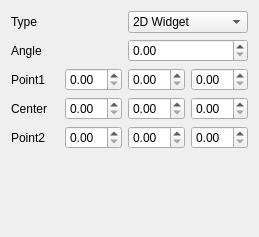
<?xml version="1.0" encoding="UTF-8"?>
<ui version="4.0">
 <class>AngleWidgetConfig</class>
 <widget class="QWidget" name="AngleWidgetConfig">
  <property name="geometry">
   <rect>
    <x>0</x>
    <y>0</y>
    <width>259</width>
    <height>237</height>
   </rect>
  </property>
  <property name="windowTitle">
   <string>Form</string>
  </property>
  <layout class="QGridLayout" name="gridLayout_2">
   <item row="0" column="1">
    <layout class="QGridLayout" name="gridLayout">
     <item row="3" column="0">
      <widget class="QLabel" name="label_4">
       <property name="text">
        <string>Center</string>
       </property>
      </widget>
     </item>
     <item row="2" column="1">
      <widget class="QDoubleSpinBox" name="doubleSpinBox_2"/>
     </item>
     <item row="4" column="1">
      <widget class="QDoubleSpinBox" name="doubleSpinBox_4"/>
     </item>
     <item row="2" column="0">
      <widget class="QLabel" name="label_3">
       <property name="text">
        <string>Point1</string>
       </property>
      </widget>
     </item>
     <item row="3" column="1">
      <widget class="QDoubleSpinBox" name="doubleSpinBox_3"/>
     </item>
     <item row="5" column="0">
      <spacer name="verticalSpacer">
       <property name="orientation">
        <enum>Qt::Vertical</enum>
       </property>
       <property name="sizeHint" stdset="0">
        <size>
         <width>20</width>
         <height>40</height>
        </size>
       </property>
      </spacer>
     </item>
     <item row="4" column="0">
      <widget class="QLabel" name="label_5">
       <property name="text">
        <string>Point2</string>
       </property>
      </widget>
     </item>
     <item row="2" column="2">
      <widget class="QDoubleSpinBox" name="doubleSpinBox_5"/>
     </item>
     <item row="2" column="3">
      <widget class="QDoubleSpinBox" name="doubleSpinBox_6"/>
     </item>
     <item row="3" column="2">
      <widget class="QDoubleSpinBox" name="doubleSpinBox_7"/>
     </item>
     <item row="4" column="2">
      <widget class="QDoubleSpinBox" name="doubleSpinBox_8"/>
     </item>
     <item row="3" column="3">
      <widget class="QDoubleSpinBox" name="doubleSpinBox_9"/>
     </item>
     <item row="4" column="3">
      <widget class="QDoubleSpinBox" name="doubleSpinBox_10"/>
     </item>
     <item row="0" column="2" colspan="2">
      <widget class="QComboBox" name="typeCombo">
       <item>
        <property name="text">
         <string>2D Widget</string>
        </property>
       </item>
       <item>
        <property name="text">
         <string>3D Widget</string>
        </property>
       </item>
      </widget>
     </item>
     <item row="1" column="2" colspan="2">
      <widget class="QDoubleSpinBox" name="doubleSpinBox"/>
     </item>
     <item row="0" column="0" colspan="2">
      <widget class="QLabel" name="label">
       <property name="text">
        <string>Type</string>
       </property>
      </widget>
     </item>
     <item row="1" column="0" colspan="2">
      <widget class="QLabel" name="label_2">
       <property name="text">
        <string>Angle</string>
       </property>
      </widget>
     </item>
    </layout>
   </item>
  </layout>
 </widget>
 <resources/>
 <connections/>
</ui>
